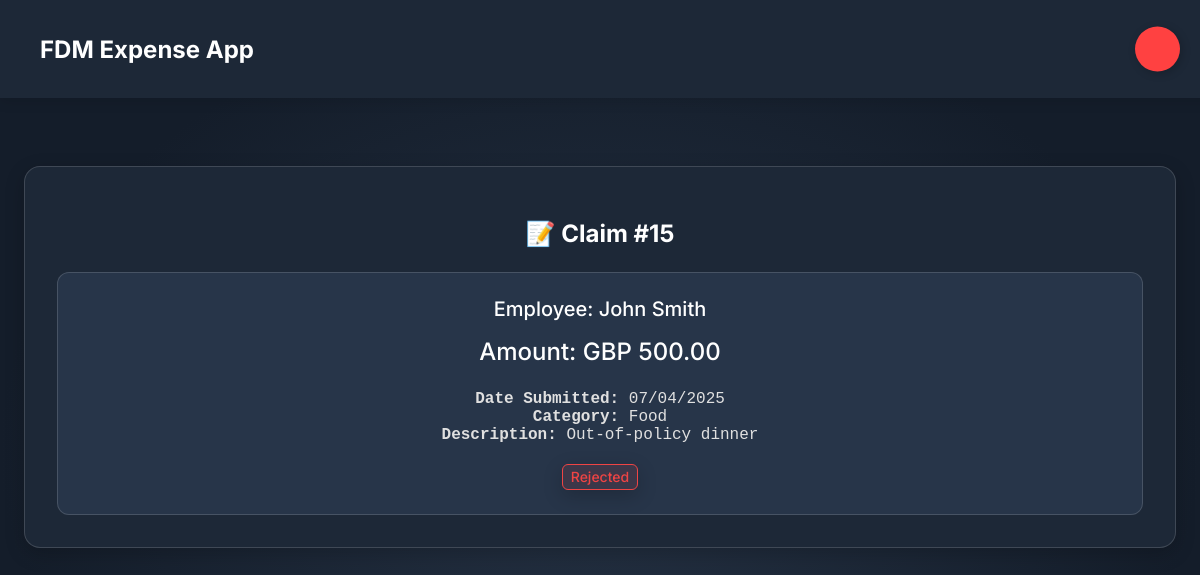
The app's page /php/view_claim.php?id=15 (signed in) with its own data.
### tables this page shows
CREATE TABLE `expense_claims` (
  `claimId` int(11) NOT NULL,
  `employeeId` int(11) NOT NULL,
  `amount` decimal(10,2) NOT NULL,
  `description` varchar(255) NOT NULL,
  `category` varchar(50) NOT NULL,
  `status` enum('Pending','Approved','Rejected','Reimbursed') DEFAULT 'Pending',
  `managerMessage` varchar(500) DEFAULT NULL,
  `date` timestamp NOT NULL DEFAULT current_timestamp(),
  `evidenceFile` varchar(255) NOT NULL,
  `receipt` varchar(255) NOT NULL,
  `currency` varchar(5) DEFAULT NULL
);

CREATE TABLE `employees` (
  `employeeId` int(11) NOT NULL,
  `firstName` varchar(50) NOT NULL,
  `lastName` varchar(50) NOT NULL,
  `email` varchar(100) NOT NULL,
  `role` enum('Employee','Manager','Admin','Finance') NOT NULL DEFAULT 'Employee',
  `username` varchar(50) NOT NULL,
  `passwordHash` varchar(255) NOT NULL,
  `manager` int(11) DEFAULT NULL,
  `loggedIn` date DEFAULT current_timestamp(),
  `created_at` timestamp NOT NULL DEFAULT current_timestamp()
);

### php/view_claim.php (the view, shortened to what this page needs)
<?php
$conn = DatabaseManager::getInstance()->getConnection();
$claimId = $_GET['id'];
$sql = "SELECT expense_claims.*, employees.firstName, employees.lastName
        FROM expense_claims
        INNER JOIN employees ON expense_claims.employeeId = employees.employeeId
        WHERE expense_claims.claimId = :claimId";
$stmt = $conn->prepare($sql);
$stmt->bindParam(':claimId', $claimId, PDO::PARAM_INT);
$stmt->execute();
$claim = $stmt->fetch(PDO::FETCH_ASSOC);
?>
<!DOCTYPE html>
<html lang="en">
<head>
    <link rel="stylesheet" href="../css/style.css">
</head>
<body>
    <div class="container">
        <nav class="navbar">
            <div class="logo">FDM Expense App</div>
            <div class="nav-links">
                <form method="POST" action="../php/logout.php">
                    <button class="Btn" type="submit">
                    </button>
                </form>
            </div>
        </nav>
        <br>
        <section class="weather-map">
            <?php if ($claim): ?>
                <h1 style='text-align:center;'>📝 Claim #<?= $claim['claimId'] ?></h1>
                <div class='report' style='text-align: center;'>
                    <h4>Employee: <?= htmlspecialchars($claim['firstName'] . ' ' . $claim['lastName']) ?></h4>
                    <h3>Amount: <?= $claim['currency'] . ' ' . number_format($claim['amount'], 2) ?></h3>
                    <p><strong>Date Submitted:</strong> <?= date("d/m/Y", strtotime($claim['date'])) ?></p>
                    <p><strong>Category:</strong> <?= htmlspecialchars($claim['category']) ?></p>
                    <p><strong>Description:</strong> <?= htmlspecialchars($claim['description']) ?></p>
                    <br>
                    <?php if ($claim['status'] === 'Pending'): ?>
                        <div class='badges'><button class='blue'>Pending Approval</button></div><br>
                        <form method='POST' action='../php/process_claim.php' style='display: inline;'>
                            <input type='hidden' name='claimId' value='<?php echo $claim['claimId']; ?>'>
                            <input type='hidden' name='action' value='approve'>
                            <button type='submit' class='confirm-button' data-action='approve'>Approve Claim</button>
                        </form>
                        <form method='POST' action='../php/process_claim.php' style='display: inline;'>
                            <input type='hidden' name='claimId' value='<?php echo $claim['claimId']; ?>'>
                            <input type='hidden' name='action' value='reject'>
                            <input type='hidden' name='managerMessage' value=''>
                            <button type='submit' class='confirm-button' data-action='reject'>Reject Claim</button>
                        </form>
                        <?php if (!empty($claim['managerMessage'])): ?>
                            <p><strong>Manager's response:</strong> <?= htmlspecialchars($claim['managerMessage']) ?></p>
                        <?php endif; ?>
                    <?php elseif ($claim['status'] === 'Rejected'): ?>
                        <div class='badges'><button class='red'>Rejected</button></div>
                    <?php elseif ($claim['status'] === 'Approved'): ?>
                        <div class='badges'><button class='green'>Approved</button></div>
                    <?php elseif ($claim['status'] === 'Reimbursed'): ?>
                        <div class='badges'><button class='purple'>Reimbursed</button></div>
                    <?php endif; ?>
                </div>
            <?php else: ?>
                <p style="text-align:center;">Claim not found or you do not have permission to view it.</p>
            <?php endif; ?>
        </section>
    </div>
</body>
</html>

### css/style.css (style rules this page uses)
body { background-color: #121826; color: #ffffff; font-family: 'Inter', sans-serif; margin: 0; padding: 0; background: radial-gradient(50% 50% at 50% 50%, #253244 0%, #141D2A 100%); min-height: 100vh; }
.container { display: grid; grid-template-columns: repeat(12, 1fr); gap: 24px; padding: 24px; margin-top: 98px; max-width: 1440px; margin-left: auto; margin-right: auto; }
.navbar { width: 100%; height: 98px; background: #1D2837; display: flex; align-items: center; padding: 0 40px; position: fixed; top: 0; left: 0; right: 0; z-index: 10; box-shadow: 0px 4px 12px rgba(0, 0, 0, 0.1); }
.navbar .logo { color: #FFF; font-size: 24px; font-weight: 700; }
button { color: #FFF; font-family: Inter; font-size: 20px; font-weight: 500; cursor: pointer; border-radius: 16px; border: 1px solid rgba(255, 255, 255, 0.15); background: #2C3C54; box-shadow: 0px 6px 20px rgba(0, 0, 0, 0.2); }
.badges { display: flex; flex-direction: column; gap: 1rem; align-items: center; flex-wrap: wrap; justify-content: center; }
.badges > button { font-size: 0.875rem; line-height: 1.25rem; padding: 2px .5rem; cursor: pointer; border: none; border-radius: 0.375rem; outline: none; }
.badges .red { background-color: rgba(239, 68, 68, 0.10); color: rgb(239 68 68); border: 1px rgb(239 68 68) solid; }
.weather-map, .active-alerts { grid-column: span 12; border-radius: 16px; border: 1px solid rgba(255, 255, 255, 0.15); background: #1D2837; padding: 32px; box-shadow: 0px 6px 20px rgba(0, 0, 0, 0.2); }
.weather-map h3, .active-alerts h3 { margin: 0 0 24px 0; font-size: 24px; font-weight: 500; }
.report { border-radius: 12px; border: 1px solid rgba(255, 255, 255, 0.15); background: #273549; padding: 24px; margin-top: 24px; }
.report h4 { margin: 0 0 16px 0; font-size: 20px; font-weight: 500; }
.report p { font-family: monospace; font-size: 16px; margin: 0; color: #e0e0e0; }
.Btn { display: flex; align-items: center; justify-content: center; width: 45px; height: 45px; border: none; border-radius: 50%; cursor: pointer; position: relative; overflow: hidden; transition: width 0.3s, border-radius 0.3s, justify-content 0.3s; box-shadow: 2px 2px 10px rgba(0, 0, 0, 0.199); background-color: rgb(255, 65, 65); padding: 0 8px; position: fixed; right: 20px; transform: translateY(-50%); }

### records on screen
expense_claims: claimId "15", employeeId.lastName "John Smith", currency "GBP", amount "500.00", date "07/04/2025", category "Food", description "Out-of-policy dinner"
